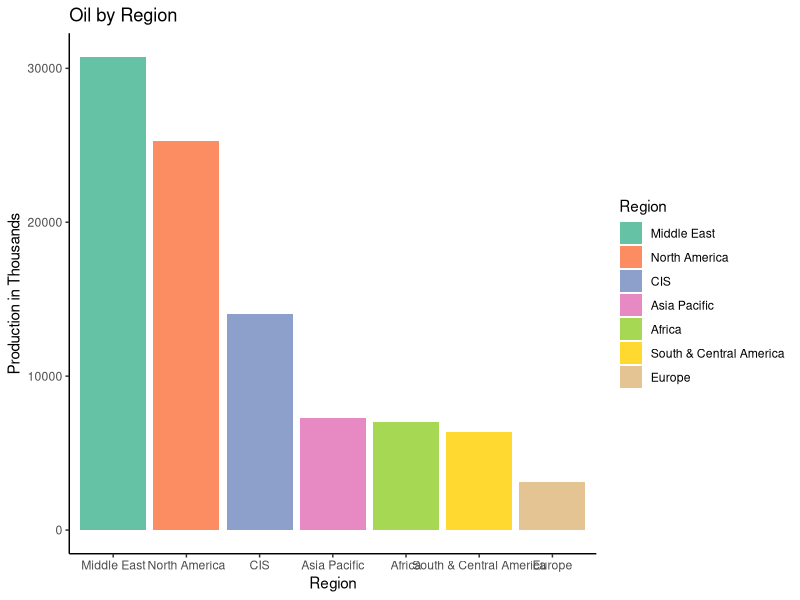
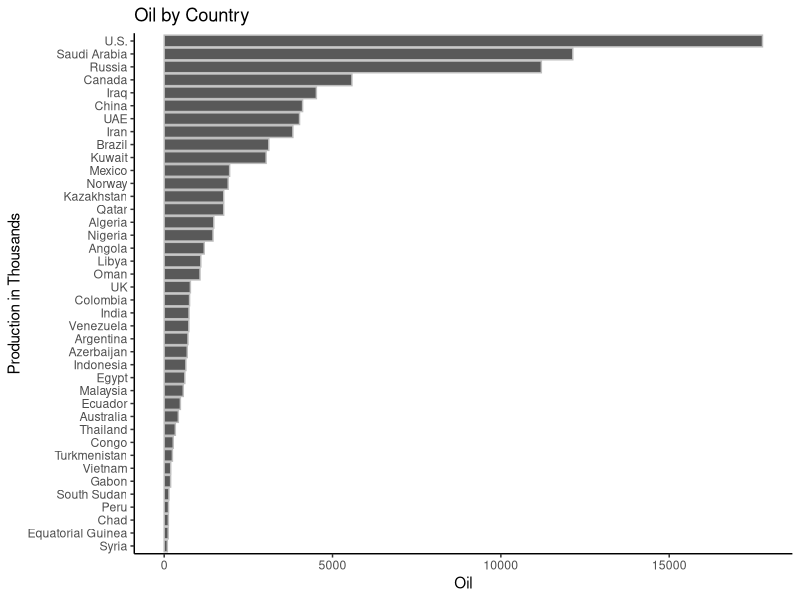
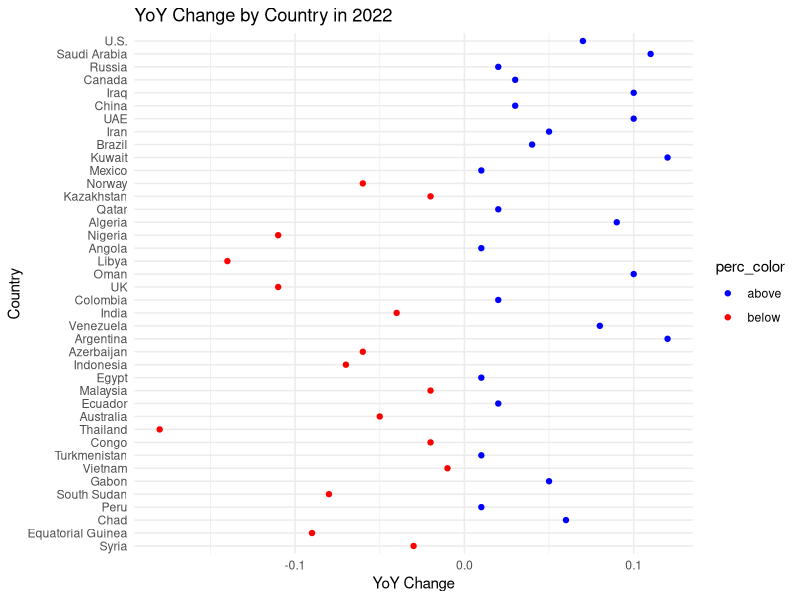

Write R code to recreate these figures, in order.
## ---- chunk 1

library(tidyverse)
library(RColorBrewer)

oil = read.csv("Oil_Production_Country_2022.csv")
region = read.csv("Oil_by_Region_2022.csv")

#str(region)

region$X2022.Production.Thousand.B.D. <- as.numeric(region$X2022.Production.Thousand.B.D.)

region <- region %>% mutate(Region = fct_reorder(Region, X2022.Production.Thousand.B.D., .desc = TRUE))

ggplot(region, aes(y=X2022.Production.Thousand.B.D., x=Region, fill=Region))+
  geom_col()+ 
  scale_fill_brewer(palette = "Set2") +
  theme(legend.position = "bottom") +
  labs(title = "Oil by Region",
     x = "Region",
     y = "Production in Thousands")  +
    theme_classic() 
     #geom_text(aes(label = X2022.Production.Thousand.B.D.), vjust = -0.3, size = 3.5, color = "black") 
  


oil$Country = as.factor(oil$Country)
oil <- oil %>% mutate(Country = fct_reorder(Country, X2022.Production, .desc = FALSE))

  ggplot(oil, aes(x=X2022.Production, y=Country))+
  geom_col(color='grey') +
  theme_classic() +
  labs(title = "Oil by Country",
         x = "Oil",
         y = "Production in Thousands") 


 oil = oil %>% mutate(perc_color = case_when(
    YoY.Change >0 ~ "above",
    YoY.Change <= 0 ~ "below"))
  ggplot(oil, aes(x = YoY.Change, y = Country, colour=perc_color)) +
    geom_point() +
    scale_color_manual(values = c("above" = "blue", "below" = "red")) +
    theme_minimal() +
    labs(title = "YoY Change by Country in 2022",
         x = "YoY Change",
         y = "Country") 
  
